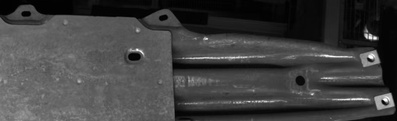
#> input picture ltemp.jpg, 397 x 121 px, shrunk from 1061 x 323 before the run
$ python gpm.py
#> lines starting #> are read from the running program, lines starting #| are printed output that depends on the picture
import cv2
import numpy as np
import matplotlib.pyplot as plt

def locate_gpm(gpm_path, target_path):
    # Load images
#> called with gpm_path = 'ltemp.jpg', target_path = 'NG/2/5.png'
    gpm_image = cv2.imread(gpm_path)
#> gpm_image is the input picture: shape (121, 397, 3); min 0, max 255, mean 64.3
    target_image = cv2.imread(target_path)
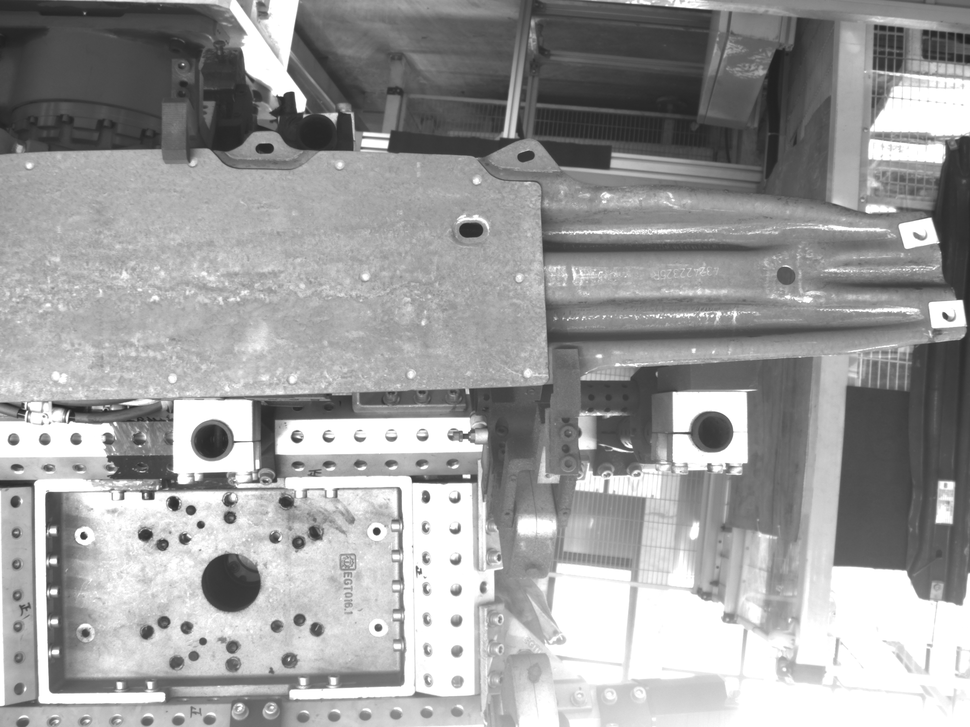
#> input picture NG/2/5.png, 970 x 727 px, shrunk from 2592 x 1944 before the run
#> target_image is the input picture: shape (727, 970, 3); min 31, max 255, mean 156.7

    # Convert images to grayscale
    gpm_gray = cv2.cvtColor(gpm_image, cv2.COLOR_BGR2GRAY)
    target_gray = cv2.cvtColor(target_image, cv2.COLOR_BGR2GRAY)

    # Match template
    result = cv2.matchTemplate(target_gray, gpm_gray, cv2.TM_CCOEFF_NORMED)
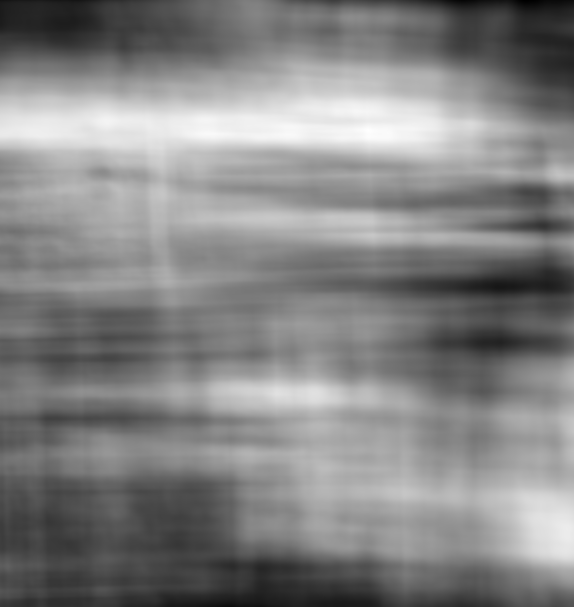
#> result: shape (607, 574) float32; min -0.364, max 0.564, mean 0.115; drawn with min black and max white
    # Get the maximum confidence score and its position
    max_val = np.max(result)
#> max_val = 0.564
    max_loc = np.unravel_index(np.argmax(result), result.shape)  # The top-left corner of the best match
#> max_loc = (130, 368)
    # Set a threshold for locating GPM in the target image
    threshold = 0.8
    yloc, xloc = np.where(result >= threshold)
#> yloc = empty array; xloc = empty array

    # Get the dimensions of the GPM
    h, w = gpm_gray.shape
#> h = 121; w = 397

    # Draw rectangles around the matched region
    for (x, y) in zip(xloc, yloc):
        cv2.rectangle(target_image, (x, y), (x + w, y + h), (0, 255, 0), 2)  # Green rectangle
#> this loop made 0 passes

    # Convert BGR to RGB for display
    target_image_rgb = cv2.cvtColor(target_image, cv2.COLOR_BGR2RGB)

    # Display the images with a confidence score condition
    plt.figure(figsize=(10, 5))
    plt.imshow(target_image_rgb)

    # Prepare title with condition for confidence score
    title_text = f'Target Image with Detected GPM\nConfidence Score: {max_val:.2f}'
    if max_val < 0.6:
        title_text += ' (NG)'  # Append "NG" if the confidence score is below 0.7

    plt.title(title_text)
    plt.axis('off')
    plt.show()

# Example Usage:
gpm_image_path = 'ltemp.jpg'  # Provide the GPM image path
target_image_path = 'NG/2/5.png'  # Provide the target image path

locate_gpm(gpm_image_path, target_image_path)
